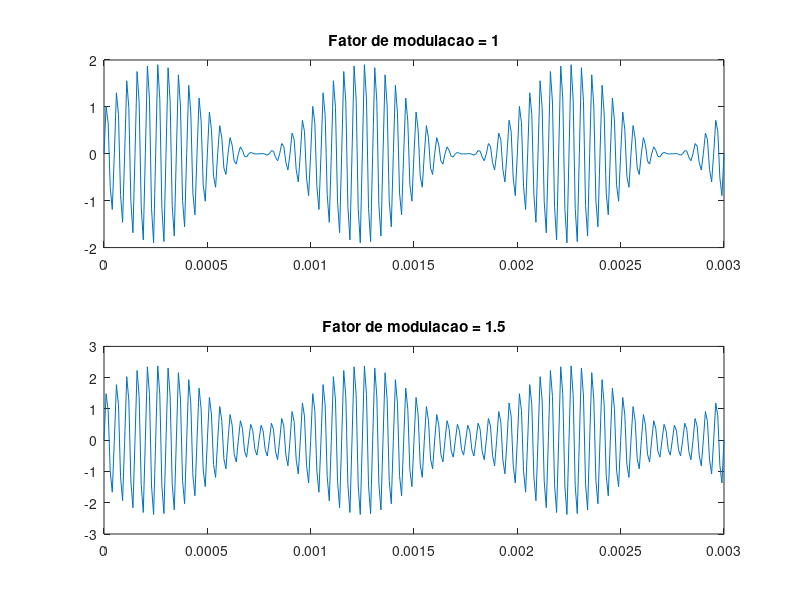

Write the MATLAB code that produced this figure.
close all;
clear all;
clc;

%% Modulacao AM-DSB-SC

%definindo o sinal de banda base (que contem informacao)
fm = 1e3;
N = 100;
fs = N*fm;
t_final = 1/fm;
ts = 1/fs;
t = [0:ts:3*t_final];

m = sin(2*pi*fm*t);

%definindo portadora
fc = 20e3;
c = sin(2*pi*fc*t);

s1 = m.*c;

%fazendo as fft dos sinais
M = fft(m)/length(m);
M = fftshift(M);

C = fft(c)/length(c);
C = fftshift(C);

S1 = fft(s1)/length(s1);
S1 = fftshift(S1);

%% Modulacao AM-DSB

s2 = (m + 1.5).*c;

S2 = fft(s2)/length(s2);
S2 = fftshift(S2);

s21 = (m + 0.25).*c;
s22 = (m + 0.5).*c;
s23 = (m + 0.75).*c;
s24 = (m + 1).*c;
s25 = (m + 1.5).*c;

figure(3)
subplot(211)
plot(t, s24)
title('Fator de modulacao = 1')
subplot(212)
plot(t, s25)
title('Fator de modulacao = 1.5')


%% Demodulacao AM-DSB-SC

dem = s1.*c;

filtro = fir1(50, (1500*2)/fs);
%freqz(filtro);
filtrado = conv(dem, filtro);
F = fft(filtrado)/length(filtrado);
F = fftshift(F);

